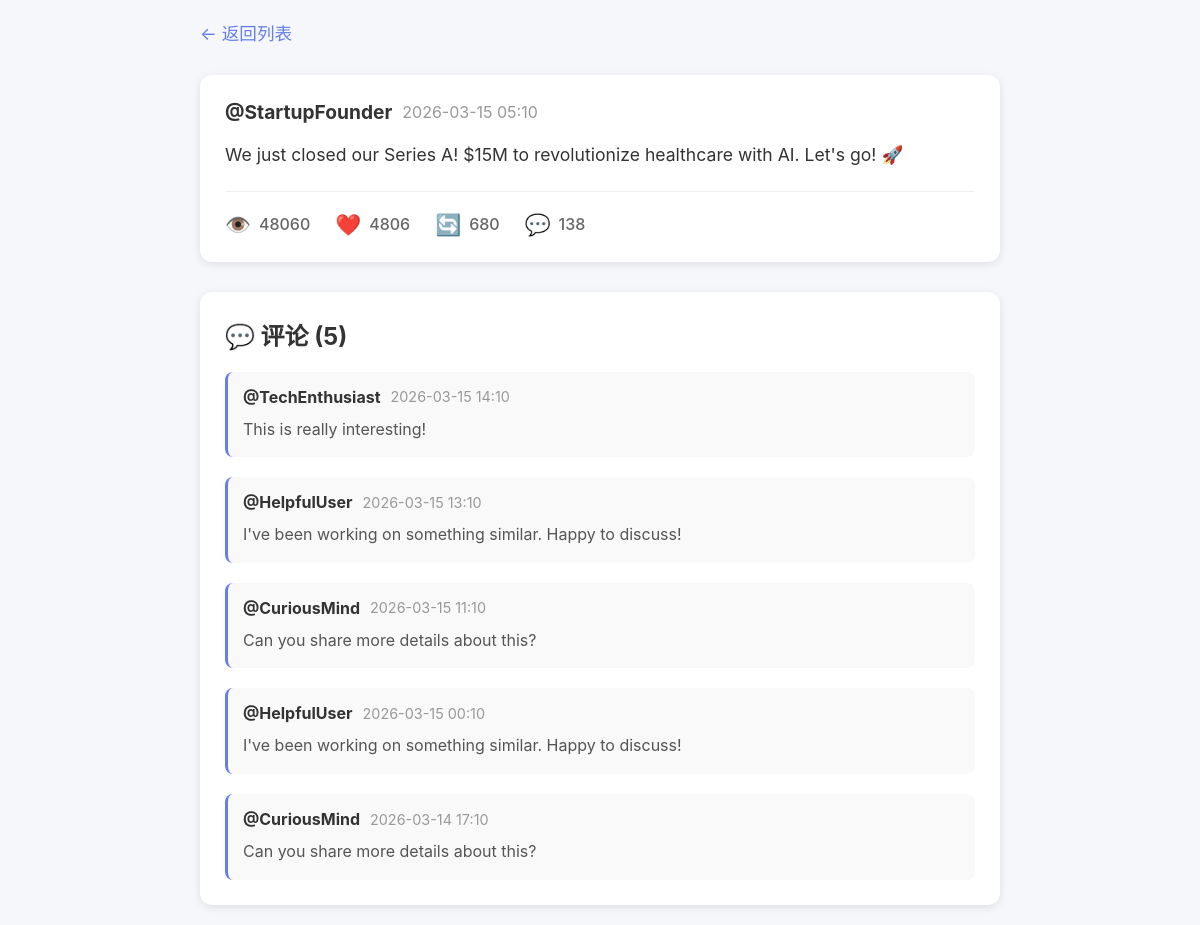
/post/trending_52_281d1e20, run on the app's committed database.
### tables this page shows
CREATE TABLE posts (
                id TEXT PRIMARY KEY,
                author_id TEXT,
                author_username TEXT,
                text TEXT,
                created_at TIMESTAMP,
                metrics_impressions INTEGER,
                metrics_likes INTEGER,
                metrics_retweets INTEGER,
                metrics_replies INTEGER,
                category TEXT,
                crawled_at TIMESTAMP DEFAULT CURRENT_TIMESTAMP
            );

CREATE TABLE comments (
                id TEXT PRIMARY KEY,
                post_id TEXT,
                author_id TEXT,
                author_username TEXT,
                text TEXT,
                created_at TIMESTAMP,
                crawled_at TIMESTAMP DEFAULT CURRENT_TIMESTAMP,
                FOREIGN KEY (post_id) REFERENCES posts(id)
            );

### scripts/web_app.py (the view)
@app.route('/post/<post_id>')
def post_detail(post_id):
    conn = get_db_connection()
    post = conn.execute('SELECT * FROM posts WHERE id = ?', (post_id,)).fetchone()
    if not post:
        conn.close()
        return "Post not found", 404
    comments = conn.execute('''
        SELECT * FROM comments
        WHERE post_id = ?
        ORDER BY created_at DESC
    ''', (post_id,)).fetchall()
    conn.close()
    post_dict = dict(post)
    post_dict['created_at'] = datetime.fromisoformat(post['created_at']).strftime("%Y-%m-%d %H:%M")
    comments_list = []
    for comment in comments:
        comment_dict = dict(comment)
        comment_dict['created_at'] = datetime.fromisoformat(comment['created_at']).strftime("%Y-%m-%d %H:%M")
        comments_list.append(comment_dict)
    return render_template('post_detail.html', post=post_dict, comments=comments_list)

### scripts/web_app.py (called while the page is built)
def get_db_connection():
    conn = sqlite3.connect(DB_PATH)
    conn.row_factory = sqlite3.Row
    return conn

### assets/templates/post_detail.html (shortened to what this page needs)
<!DOCTYPE html>
<html lang="zh-CN">
<head>
</head>
<body>
    <div class="container">
        <div class="header">
            <a href="/posts/{{ post.category }}" class="back-link">← 返回列表</a>
        </div>
        <div class="post-card">
            <div class="post-header">
                <span class="author">@{{ post.author_username }}</span>
                <span class="time">{{ post.created_at }}</span>
            </div>
            <div class="post-content">{{ post.text }}</div>
            <div class="post-stats">
                <div class="stat-item">
                    <span class="icon">👁️</span>
                    <span class="value">{{ post.metrics_impressions }}</span>
                </div>
                <div class="stat-item">
                    <span class="icon">❤️</span>
                    <span class="value">{{ post.metrics_likes }}</span>
                </div>
                <div class="stat-item">
                    <span class="icon">🔄</span>
                    <span class="value">{{ post.metrics_retweets }}</span>
                </div>
                <div class="stat-item">
                    <span class="icon">💬</span>
                    <span class="value">{{ post.metrics_replies }}</span>
                </div>
            </div>
        </div>
        <div class="comments-section">
            <h2>💬 评论 ({{ comments|length }})</h2>
            {% if comments %}
            <div class="comments-list">
                {% for comment in comments %}
                <div class="comment-card">
                    <div class="comment-header">
                        <span class="author">@{{ comment.author_username }}</span>
                        <span class="time">{{ comment.created_at }}</span>
                    </div>
                    <div class="comment-content">{{ comment.text }}</div>
                </div>
                {% endfor %}
            </div>
            {% else %}
            <div class="empty-comments">
                <p>暂无评论</p>
            </div>
            {% endif %}
        </div>
    </div>
</body>
</html>

### assets/templates/post_detail.html (style rules this page uses)
* { margin: 0; padding: 0; box-sizing: border-box; }
body { font-family: -apple-system, BlinkMacSystemFont, 'Segoe UI', Roboto, 'Helvetica Neue', Arial, sans-serif; background: #f5f7fa; padding: 20px; }
.container { max-width: 800px; margin: 0 auto; }
.header { margin-bottom: 30px; }
.back-link { color: #667eea; text-decoration: none; font-size: 1.1em; }
.post-card { background: white; border-radius: 12px; padding: 25px; box-shadow: 0 2px 8px rgba(0,0,0,0.1); margin-bottom: 30px; }
.post-header { display: flex; align-items: center; margin-bottom: 15px; }
.post-header .author { font-weight: bold; font-size: 1.2em; color: #333; margin-right: 10px; }
.post-header .time { color: #999; }
.post-content { color: #333; line-height: 1.8; margin-bottom: 20px; white-space: pre-wrap; word-wrap: break-word; font-size: 1.1em; }
.post-stats { display: flex; gap: 25px; color: #666; padding-top: 20px; border-top: 1px solid #eee; }
.stat-item { display: flex; align-items: center; gap: 8px; }
.stat-item .icon { font-size: 1.3em; }
.stat-item .value { font-weight: 500; }
.comments-section { background: white; border-radius: 12px; padding: 25px; box-shadow: 0 2px 8px rgba(0,0,0,0.1); }
.comments-section h2 { font-size: 1.5em; margin-bottom: 20px; color: #333; }
.comments-list { display: flex; flex-direction: column; gap: 20px; }
.comment-card { padding: 15px; border-left: 3px solid #667eea; background: #f9f9f9; border-radius: 8px; }
.comment-header { display: flex; align-items: center; margin-bottom: 10px; }
.comment-header .author { font-weight: bold; color: #333; margin-right: 10px; }
.comment-header .time { color: #999; font-size: 0.9em; }
.comment-content { color: #555; line-height: 1.6; white-space: pre-wrap; word-wrap: break-word; }

### data on the page
posts: author_username "StartupFounder", created_at "2026-03-15 05:10", text "We just closed our Series A! $15M to revolutionize healthcare with AI. Let's go! 🚀", metrics_impressions "48060", metrics_likes "4806", metrics_retweets "680", metrics_replies "138"
comments: author_username "TechEnthusiast", created_at "2026-03-15 14:10", text "This is really interesting!"
comments: author_username "HelpfulUser", created_at "2026-03-15 13:10", text "I've been working on something similar. Happy to discuss!"
comments: author_username "CuriousMind", created_at "2026-03-15 11:10", text "Can you share more details about this?"
comments: author_username "HelpfulUser", created_at "2026-03-15 00:10", text "I've been working on something similar. Happy to discuss!"
comments: author_username "CuriousMind", created_at "2026-03-14 17:10", text "Can you share more details about this?"

### other printed values
{{ comments|length }} "5"
